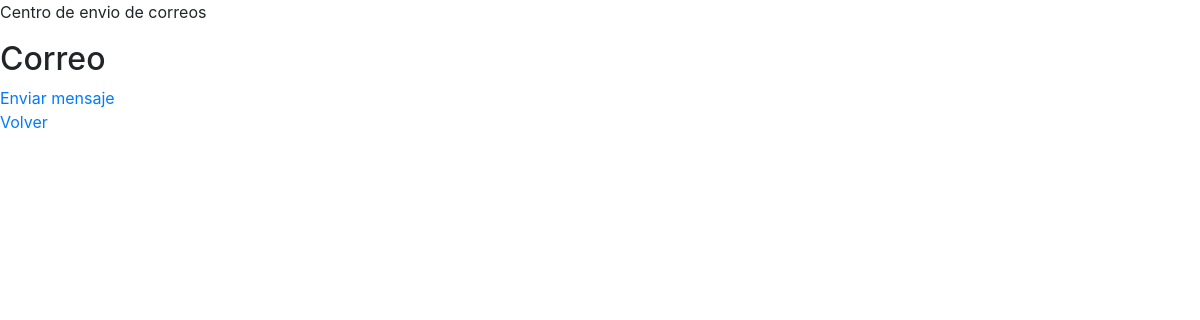
Before: /game/message/ (signed in) with the older database file.
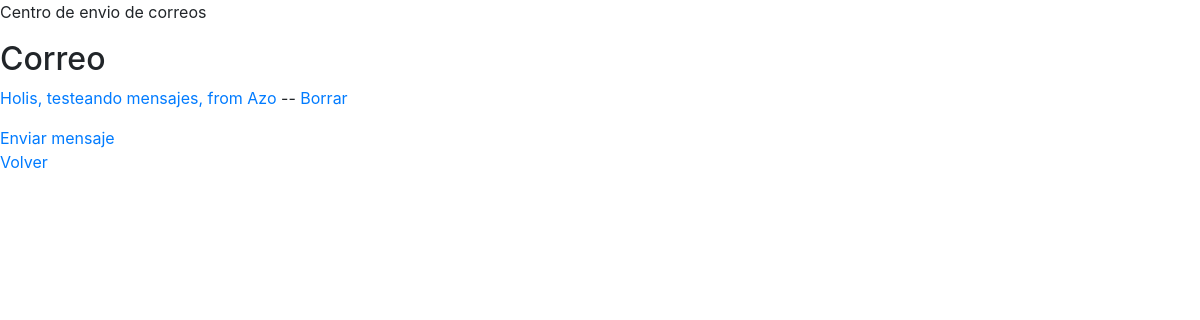
After: the same page with the newer database file.
### game/models.py (models this page shows, shortened)
class Mensaje(models.Model):
    titulo = models.CharField(max_length=50)
    mensaje = models.CharField(max_length=250)
    emisor = models.ForeignKey(Jugador, related_name='emisor', on_delete=models.CASCADE)
    receptor = models.ForeignKey(Jugador, related_name='receptor', on_delete=models.CASCADE)

class Jugador(models.Model):
    user = models.CharField(max_length=50, unique=True)
    civilizacion = models.ForeignKey(Civilizacion, on_delete=models.CASCADE,related_name='jugadores')
    def __str__(self):
        return self.user

### game/views.py (the view)
# urls.py: url(r'^game/message/$', views.GameViewMessage.as_view(), name='main_game_message'),
class GameViewMessage(LoginRequiredMixin, ListView):
    model = Mensaje
    login_url = '/login/'
    redirect_field_name = 'main_game'
    template_name = "web/game_messages.html"
    fields = "__all__"
    success_url = "/game"
    def get_queryset(self):
        return Mensaje.objects.filter(receptor=Jugador.objects.filter(user=self.request.user.username)[0])

### game/templates/web/game_messages.html (shortened to what this page needs)
<!doctype html>
<html lang="en">
    <head>
    <link rel="stylesheet" href="https://stackpath.bootstrapcdn.com/bootstrap/4.1.1/css/bootstrap.min.css">
    </head>
    <body>
    <div id="top">
            <p>Centro de envio de correos</p>
    </div>
    <div id="mid">
                <h2>Correo</h2>
                        {% for g in object_list  %}
		                <p><a href="{% url 'main_game_see_message' pk=g.id %}">{{ g.titulo}}, from {{ g.emisor }}</a> --                <a href="{% url 'main_game_delete_message' pk=g.id %}">Borrar</a></p>
	                {% endfor %}
            <a href="{% url 'main_game_send_message' %}">Enviar mensaje</a>
    </div>
    <div id="bottom">
            <a href="{% url 'main_game' %}">Volver</a>
    </div>
    </body>
</html>

Changed rows visible on the page:
added Mensaje: titulo "Holis, testeando mensajes", emisor "Azo"
